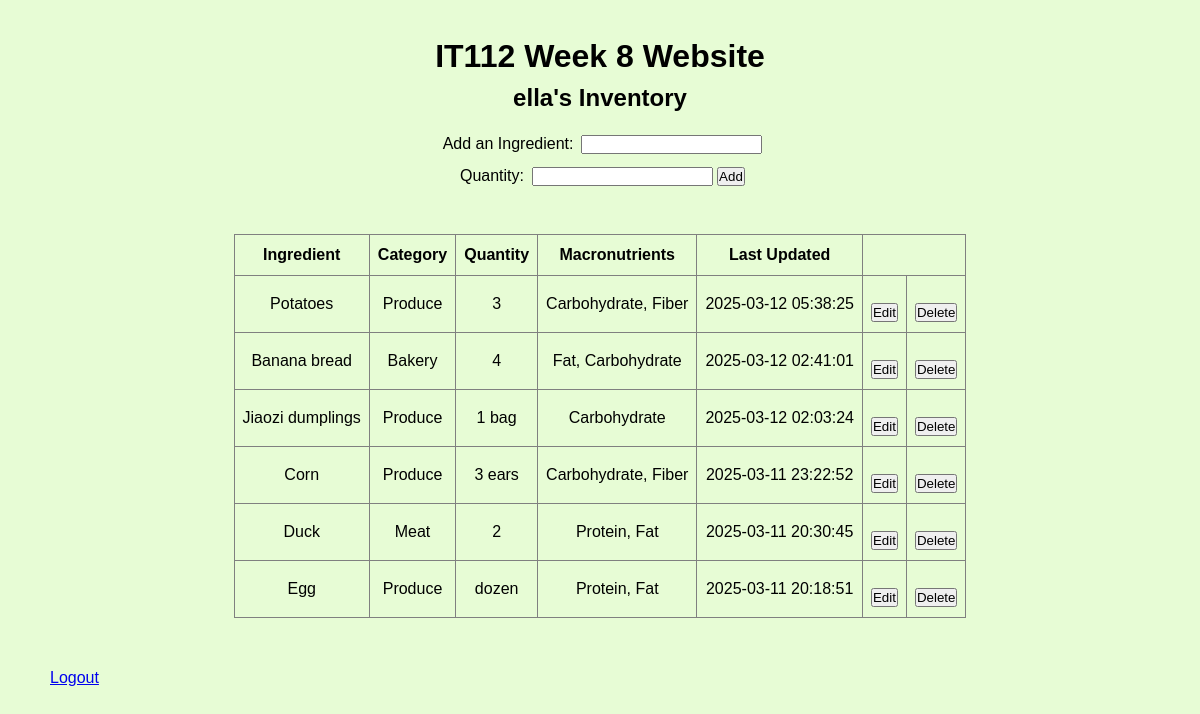
Screenshot of / (signed in) with the database file from the repository.
### tables this page shows
CREATE TABLE user (
    id INTEGER PRIMARY KEY,
    email VARCHAR UNIQUE NOT NULL,
    username TEXT UNIQUE NOT NULL,
    hashed_password TEXT NOT NULL
);

CREATE TABLE inventory (
    id INTEGER PRIMARY KEY,
    quantity TEXT DEFAULT '1',
    last_updated TIMESTAMP DEFAULT (datetime('now', 'localtime')),
    category_id INT NOT NULL,
    user_id INTEGER NOT NULL,
    ingredient_id INTEGER NOT NULL,
    FOREIGN KEY (category_id) REFERENCES category(id) ON DELETE CASCADE,
    FOREIGN KEY (user_id) REFERENCES user(id) ON DELETE CASCADE,
    FOREIGN KEY (ingredient_id) REFERENCES ingredient(id)  ON DELETE CASCADE
);

### flaskapp.py (the view)
@app.route('/', methods=['GET'])
def index():
    if 'username' not in session:
        return redirect(url_for('login'))
    db = get_db()
    cur = db.cursor()
    cur.execute("SELECT ingredient_name FROM ingredient ORDER BY ingredient_name;")
    all_ingredients = [row["ingredient_name"] for row in cur.fetchall()]
    inventory_form = InventoryForm()
    cur.execute("SELECT id FROM user WHERE username = ?", (session['username'],))
    user = cur.fetchone()
    user_id = user["id"]
    cur.execute("""
        SELECT inventory.id,
                ingredient.ingredient_name AS ingredient,
                category.category_name AS category,
                inventory.quantity,
                inventory.last_updated,
                GROUP_CONCAT(macronutrient.macro_name, ', ') AS macros
        FROM inventory
        JOIN category ON inventory.category_id = category.id
        JOIN ingredient ON inventory.ingredient_id = ingredient.id
        LEFT JOIN ingredient_macronutrient ON ingredient.id = ingredient_macronutrient.ingredient_id
        LEFT JOIN macronutrient ON ingredient_macronutrient.macronutrient_id = macronutrient.id
        WHERE inventory.user_id = ?
        GROUP BY inventory.id, ingredient.ingredient_name, category.category_name, inventory.quantity, inventory.last_updated
        ORDER BY inventory.last_updated DESC;
    """, (user_id,))
    user_inventory = cur.fetchall()
    return render_template('index.html', user_inventory = user_inventory, inventory_form=inventory_form, all_ingredients=all_ingredients, selected_inventory_id=None, update_form=UpdateForm())

### forms.py (shortened to what this page needs)
class InventoryForm(FlaskForm):
    ingredient = StringField("Add Ingredient", validators=[DataRequired(message="There is nothing to add!"), Length(min=2, max=50, message="Hmm, not sure if that's an item.")])
    quantity = StringField("Quantity", validators=[DataRequired(message="Enter a quantity.")])
    submit = SubmitField("Add")

class UpdateForm(FlaskForm):
    ingredient_id = HiddenField("Ingredient ID")
    new_name = StringField("New Name", validators=[DataRequired(), Length(min=2, max=50)])
    new_category = SelectField("New Category", choices=[("", "Select a Category")], validators=[DataRequired(message="Please select a category!")])
    quantity = StringField('Quantity', validators=[Optional()])
    macros = SelectMultipleField('Macros', validators=[Optional()])
    submit = SubmitField("Update")

### flaskapp.py (called while the page is built)
def get_db():
    db = getattr(g, '_database', None)
    if db is None:
        db = g._database = sqlite3.connect(DATABASE)
        db.row_factory = sqlite3.Row
    return db

@app.teardown_appcontext
def close_connection(exception):
    db = getattr(g, '_database', None)
    if db is not None:
        db.close()

### templates/index.html (shortened to what this page needs)
<!DOCTYPE html>
<html lang="en">
<head>
    <link rel="stylesheet" href="{{ url_for('static', filename='css/style.css') }}">
</head>
<body>
    <h1>IT112 Week 8 Website</h1>
    <h2>{{ session['username'] }}'s Inventory</h2>
    {% include 'add_ingredient.html' %}
    <main>
        {% if user_inventory %}
            <table border="1">
                <thead>
                    <tr>
                        <th>Ingredient</th>
                        <th>Category</th>
                        <th>Quantity</th>
                        <th>Macronutrients</th>
                        <th>Last Updated</th>
                    </tr>
                </thead>
                <tbody>
                    {% for item in user_inventory %}
                    <tr>
                        <td>{{ item['ingredient'] | capitalize }}</td>
                        <td>{{ item['category'] }}</td>
                        <td>{{ item['quantity'] }}</td>
                        <td>{{ item['macros'] if item['macros'] else 'None' }}</td>
                        <td>{{ item['last_updated'] }}</td>
                        <td>
                            {% with inventory=item %}
                            {% include 'update_inventory.html' %}
                        {% endwith %}
                        </td>
                        <td>
                            <form action="{{ url_for('delete_inventory', inventory_id=item.id) }}" method="POST">
                                <button type="submit" onclick="return confirm('Are you sure you want to delete this item?');">Delete</button>
                            </form>
                        </td>
                    </tr>
                    {% endfor %}
                </tbody>
            </table>
        {% else %}
            <p>Your inventory is empty. Start adding ingredients!</p>
        {% endif %}
    </main>
    <a href="{{ url_for('logout') }}">Logout</a>
</body>
</html>

### templates/add_ingredient.html (shortened to what this page needs)
<form action="{{ url_for('add_ingredient') }}" method="POST" novalidate>
    <label for="ingredient">Add an Ingredient:</label>
    {{ inventory_form.ingredient(id="ingredient", list="ingredient-list") }}
    <br>
    <label for="quantity">Quantity:</label>
    {{ inventory_form.quantity(id="quantity")}}
    {{ inventory_form.submit() }}
</form>

### templates/update_inventory.html (shortened to what this page needs)
{% if selected_inventory_id != inventory.id %}
<form method="GET" action="{{ url_for('update_inventory', inventory_id=inventory['id']) }}">
    <button type="submit">Edit</button>
</form>
{% endif %}

### static/css/style.css (style rules this page uses)
* { padding: 0; margin: 0; box-sizing: border-box; }
html { font-size: 100%; line-height: 1.5; font-family: 'Space Grotesk', sans-serif; background-color: #e7fcd5; }
body { display: flex; flex-direction: column; max-width: 1100px; margin: 0 auto; }
main { display: block; text-align: center; }
h1 { font-size: 2em; text-align: center; margin: 1em auto 0em; }
h2 { text-align: center; }
button { display: inline-block; }
table { margin: 1em auto 3em; border-collapse: collapse; }
td { padding: .5em; text-align: center; vertical-align: middle; }
th { padding: .5em; text-align: center; vertical-align: middle; }
form { display: inline-block; margin-top: 1em; text-align: center; }
form label { display: inline-block; margin: 0 .2em .5em .3em; }

### rows the page displays
user: username "ella"
inventory: ingredient "Potatoes", category "Produce", quantity "3", item "Carbohydrate, Fiber", last_updated "2025-03-12 05:38:25"
inventory: ingredient "Banana bread", category "Bakery", quantity "4", item "Fat, Carbohydrate", last_updated "2025-03-12 02:41:01"
inventory: ingredient "Jiaozi dumplings", category "Produce", quantity "1 bag", item "Carbohydrate", last_updated "2025-03-12 02:03:24"
inventory: ingredient "Corn", category "Produce", quantity "3 ears", item "Carbohydrate, Fiber", last_updated "2025-03-11 23:22:52"
inventory: ingredient "Duck", category "Meat", quantity "2", item "Protein, Fat", last_updated "2025-03-11 20:30:45"
inventory: ingredient "Egg", category "Produce", quantity "dozen", item "Protein, Fat", last_updated "2025-03-11 20:18:51"
